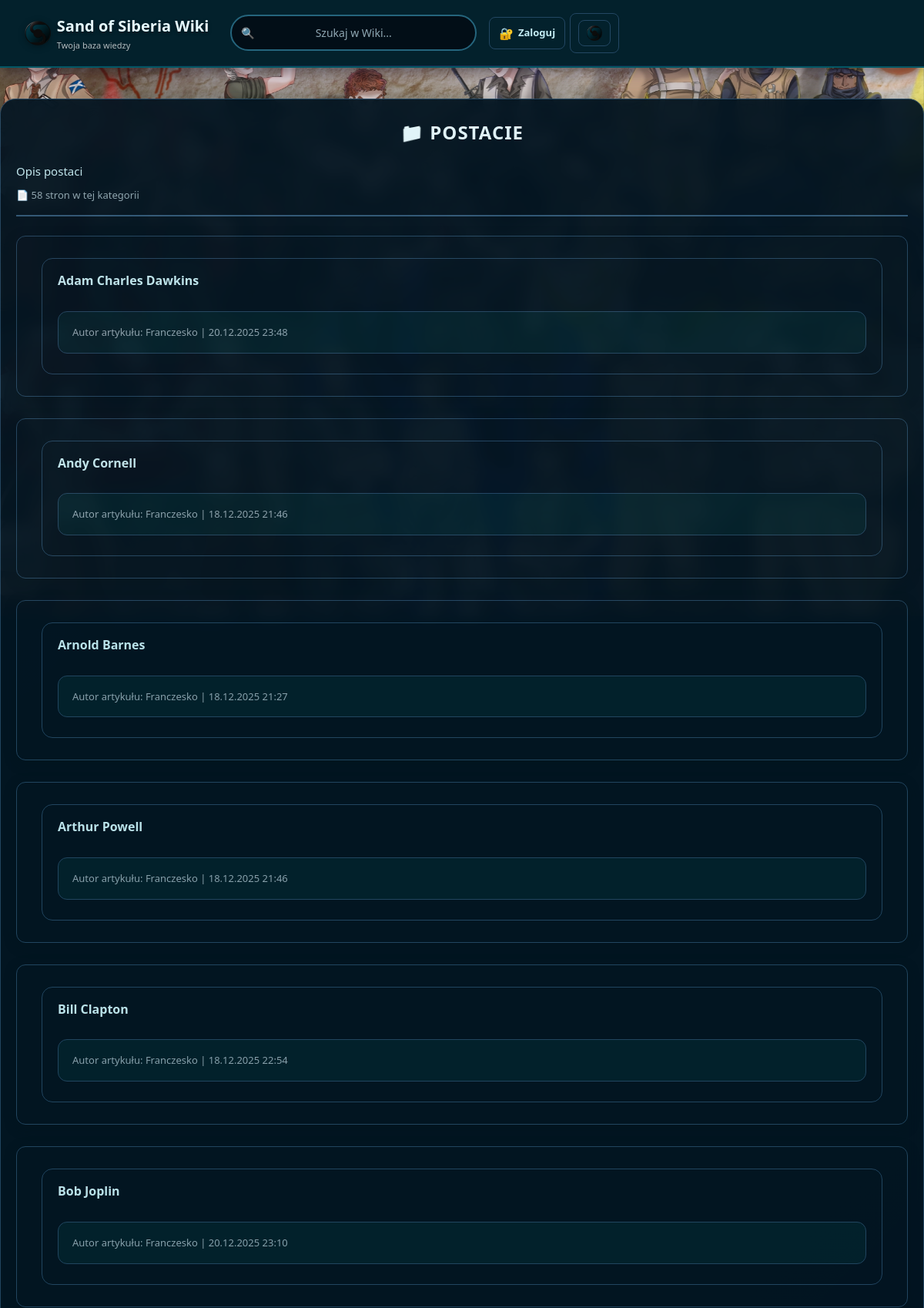
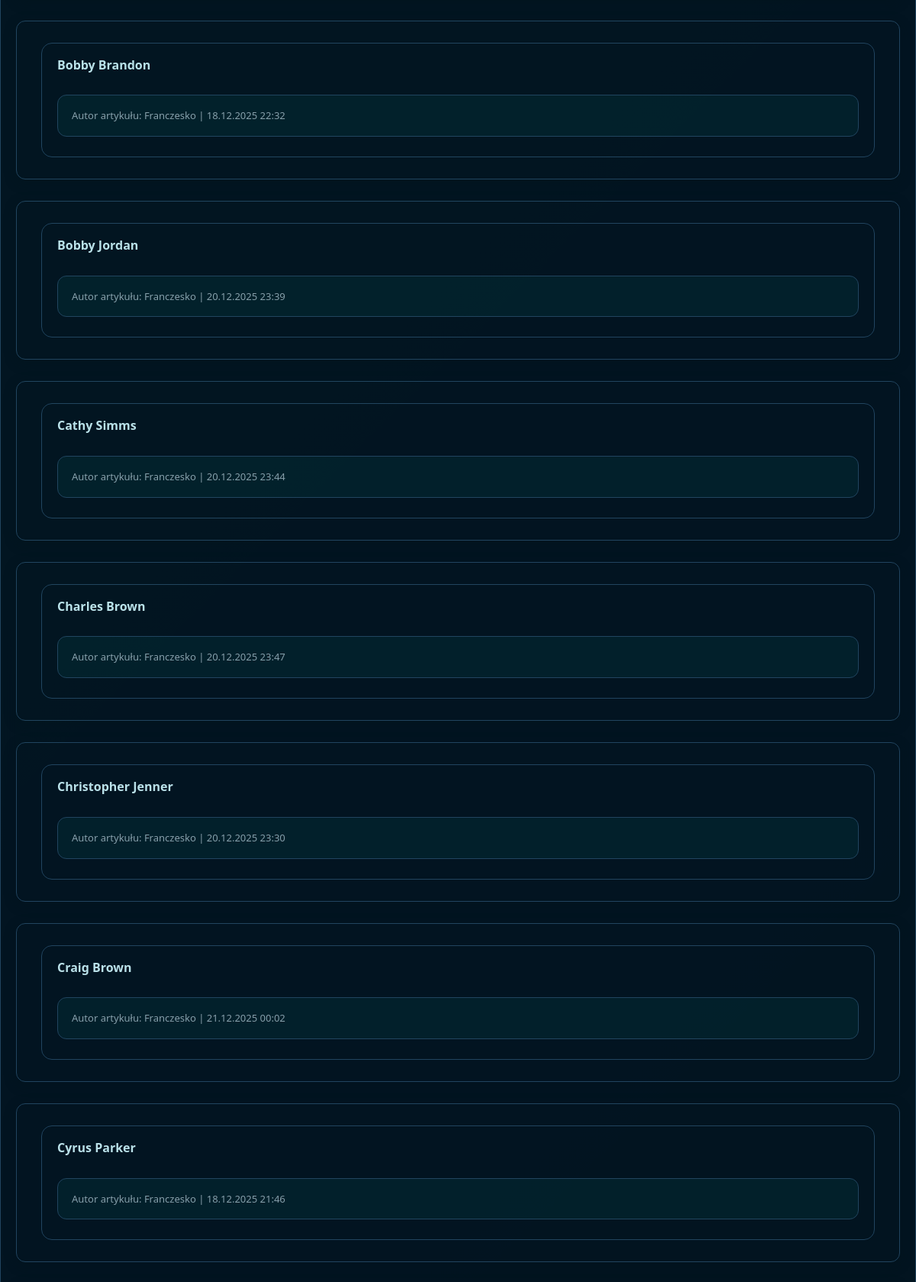
Page /category/4 (upper part) on the committed database (2 pictures, top to bottom).
### tables this page shows
CREATE TABLE `categories` (
  `category_id` int(11) NOT NULL,
  `name` varchar(100) NOT NULL,
  `description` text DEFAULT NULL,
  `parent_id` int(11) DEFAULT NULL
);

CREATE TABLE `revisions` (
  `revision_id` int(11) NOT NULL,
  `page_id` int(11) NOT NULL,
  `content` text NOT NULL,
  `author_id` int(11) DEFAULT NULL,
  `revision_comment` varchar(500) DEFAULT NULL,
  `created_at` timestamp NOT NULL DEFAULT current_timestamp()
);

CREATE TABLE `pages` (
  `page_id` int(11) NOT NULL,
  `slug` varchar(255) NOT NULL,
  `title` varchar(255) NOT NULL,
  `current_revision_id` int(11) DEFAULT NULL,
  `created_by` int(11) DEFAULT NULL,
  `created_at` timestamp NOT NULL DEFAULT current_timestamp(),
  `updated_at` timestamp NOT NULL DEFAULT current_timestamp() ON UPDATE current_timestamp(),
  `views` int(11) DEFAULT 0
);

CREATE TABLE `users` (
  `user_id` int(11) NOT NULL,
  `username` varchar(50) NOT NULL,
  `password_hash` varchar(255) NOT NULL,
  `email` varchar(100) NOT NULL,
  `role` enum('admin','editor','viewer') DEFAULT 'viewer',
  `is_banned` tinyint(1) NOT NULL DEFAULT 0,
  `created_at` timestamp NOT NULL DEFAULT current_timestamp()
);

### views/category.php (the view, shortened to what this page needs)
<div class="category-header">
    <h1 class="category-title">📁 <?= htmlspecialchars($category['name']) ?></h1>
    <?php if (!empty($category['description'])): ?>
        <p class="category-description">
            <?= nl2br(htmlspecialchars($category['description'])) ?>
        </p>
    <?php endif; ?>
    <div class="category-stats">
        📄 <?= count($pages) ?> stron w tej kategorii
    </div>
</div>
<?php if (empty($pages)): ?>
    <p class="info">Brak stron w tej kategorii.</p>
<?php else: ?>
    <ul class="page-list">
        <?php foreach ($pages as $page): ?>
            <li>
                <a href="/page/<?= htmlspecialchars($page['slug']) ?>" class="page-list-item-link">
                    <div class="page-list-item">
                        <div class="page-list-title">
                            <?= htmlspecialchars($page['title']) ?>
                        </div>
                        <span class="page-meta">
                            Autor artykułu: <?= htmlspecialchars($page['author'] ?? 'Nieznany') ?>
                            <?php if (!empty($page['updated_at'])): ?>
                                | <?= date('d.m.Y H:i', strtotime($page['updated_at'])) ?>
                            <?php endif; ?>
                        </span>
                    </div>
                </a>
            </li>
        <?php endforeach; ?>
    </ul>
<?php endif; ?>

### public/css/base.css (style rules this page uses)
* { margin: 0; padding: 0; box-sizing: border-box; }
body { font-family: 'Russo One', 'Segoe UI', 'Helvetica Neue', sans-serif; background-color: var(--bg-page); background: var(--bg-page); color: var(--text-primary); line-height: 1.7; position: relative; }
body::before { content: ''; position: fixed; top: 0; left: 0; right: 0; bottom: 0; pointer-events: none; z-index: 0; }
h1, h2, h3 { background: var(--text-primary); -webkit-background-clip: text; -webkit-text-fill-color: transparent; background-clip: text; margin-bottom: 25px; font-weight: 800; }
h1 { font-size: 42px; letter-spacing: -1px; }
a { color: var(--accent-secondary); text-decoration: none; transition: all 0.3s; }
a, .nav-link { color: var(--link-color, var(--accent-secondary, #4990c6)); text-decoration: none; transition: color 0.2s ease; }

### public/css/layout.css (style rules this page uses)
*, *::before, *::after { box-sizing: border-box; margin: 0; padding: 0; }
html, body { min-height: 100%; }
body { font-family: system-ui, -apple-system, BlinkMacSystemFont, "Segoe UI", sans-serif; background-color: var(--bg-page); background: linear-gradient(135deg, #00323c 0%, #000000 100%) !important; color: var(--text-primary); line-height: 1.6; }
a { color: var(--accent-main); text-decoration: none; }
.page-list { list-style: none; margin: 0; padding: 0; display: flex; flex-direction: column; gap: 8px; }
.page-list-item { background-color: var(--bg-surface-alt); border-radius: 8px; border: 1px solid var(--border-subtle); transition: background-color 0.2s ease, border-color 0.2s ease, transform 0.2s ease; }
.page-list-item-link { display: block; padding: 10px 12px; text-decoration: none; color: inherit; }

### public/css/wiki.css (style rules this page uses)
ul, ol { margin: 20px 0; padding-left: 30px; }
ul li, ol li { color: var(--text-primary); }
ul li::marker { color: var(--accent-primary); }
.meta, .page-meta, .page-subtitle { font-size: 13px; color: var(--text-muted); margin-bottom: 10px; }
.page-list { list-style: none; margin: 20px 0; padding: 0; }
.page-list li { background: var(--card-bg); border: 1px solid var(--border-color); border-radius: 12px; padding: 14px 18px; margin-bottom: 10px; color: var(--text-primary); box-shadow: var(--shadow-sm); transition: all 0.2s; }
.page-list-title { font-weight: 700; color: var(--text-secondary); margin-bottom: 4px; }
.page-meta { margin-top: 24px; padding-top: 12px; border-top: 1px solid var(--border-subtle); font-size: 13px; color: var(--text-muted); }
.category-header { margin-bottom: 25px; padding-bottom: 15px; border-bottom: 2px solid var(--border-strong); }
.category-title { font-size: 28px; font-weight: 800; color: var(--text-primary); }
.category-description { color: var(--text-secondary); font-size: 15px; margin-top: 10px; line-height: 1.5; }
.category-stats { margin-top: 10px; font-size: 13px; color: var(--text-muted); }
.page-list { list-style: none; margin: 25px 0 0 0; padding: 0; display: flex; flex-direction: column; gap: 16px; }
.page-list-item-link { display: block; text-decoration: none; color: inherit; }
.page-list-item { background-color: var(--card-bg); border: 1px solid var(--border-subtle); border-radius: 14px; padding: 16px 20px; cursor: pointer; transition: background-color 0.2s ease, border-color 0.2s ease, transform 0.2s ease; }
.page-list-title { display: inline-block; font-weight: 700; font-size: 16px; color: var(--text-secondary); margin-bottom: 6px; }
.page-meta { display: block; font-size: 11px; color: var(--text-muted); margin-top: 6px; }
.category-title { font-size: 24px; font-weight: bold; color: var(--text-primary); margin-bottom: 20px; text-align: center; text-transform: uppercase; letter-spacing: 1px; }

### public/css/admin.css (style rules this page uses)
.page-list { list-style: none; padding: 0; margin: 0; }
.page-list li { background-color: var(--card-bg); padding: 18px 20px; border-radius: 12px; border: 1px solid var(--border-subtle); margin-bottom: 12px; transition: transform 0.15s ease, box-shadow 0.15s ease, border-color 0.15s ease; }
.page-meta { padding: 16px 18px; background-color: var(--bg-surface); border-radius: 12px; border: 1px solid var(--border-subtle); margin-top: 20px; font-size: 13px; color: var(--text-muted); }

### rows in the picture
categories: name "POSTACIE", description "Opis postaci"
revisions: page.title "Adam Charles Dawkins", author.username "Franczesko", page.updated_at "20.12.2025 23:48"
revisions: page.title "Andy Cornell", author.username "Franczesko", page.updated_at "18.12.2025 21:46"
revisions: page.title "Arnold Barnes", author.username "Franczesko", page.updated_at "18.12.2025 21:27"
revisions: page.title "Arthur Powell", author.username "Franczesko", page.updated_at "18.12.2025 21:46"
revisions: page.title "Bill Clapton", author.username "Franczesko", page.updated_at "18.12.2025 22:54"
revisions: page.title "Bob Joplin", author.username "Franczesko", page.updated_at "20.12.2025 23:10"
revisions: page.title "Bobby Brandon", author.username "Franczesko", page.updated_at "18.12.2025 22:32"
revisions: page.title "Bobby Jordan", author.username "Franczesko", page.updated_at "20.12.2025 23:39"
revisions: page.title "Cathy Simms", author.username "Franczesko", page.updated_at "20.12.2025 23:44"
revisions: page.title "Charles Brown", author.username "Franczesko", page.updated_at "20.12.2025 23:47"
revisions: page.title "Christopher Jenner", author.username "Franczesko", page.updated_at "20.12.2025 23:30"
revisions: page.title "Craig Brown", users.username "Franczesko", page.updated_at "21.12.2025 00:02"
revisions: page.title "Cyrus Parker", author.username "Franczesko", page.updated_at "18.12.2025 21:46"

### other values in the picture
$siteName "Sand of Siberia Wiki"
$siteTagline "Twoja baza wiedzy"
count($pages) "58"
